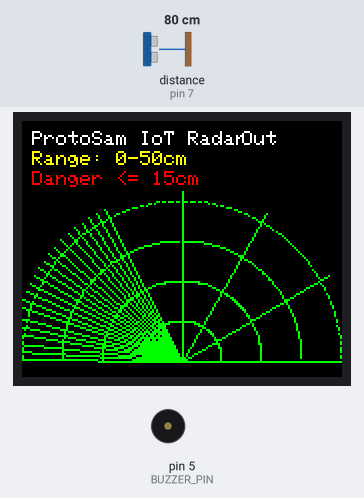
This sketch was run on a simulated Arduino Nano, built with avr-gcc and run on an emulated ATmega328P. Shown: 160×128 colour display, buzzer (waves = sounding, pin HIGH). Wiring (inferred from the names in the program): ultrasonic range finder: trigger pin 6; echo pin 7. Inputs (shaded band) come from the test bench; at power-on: distance to the obstacle (sensor on pin 7) 80 cm. The echo pulse lasts 58.3 µs per cm; pins used as bus, display or sensor lines are not drawn.

Above: at 3.1 s.
3.2 s: distance to the obstacle (sensor on pin 7) set to 18 cm
At 3.3 s:
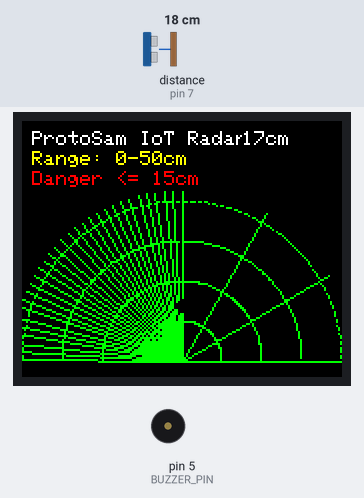
5.0 s: distance to the obstacle (sensor on pin 7) set to 14 cm
At 7.08 s:
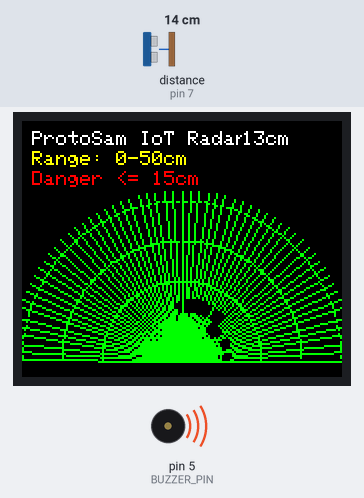
7.2 s: distance to the obstacle (sensor on pin 7) set to 60 cm
At 13.3 s:
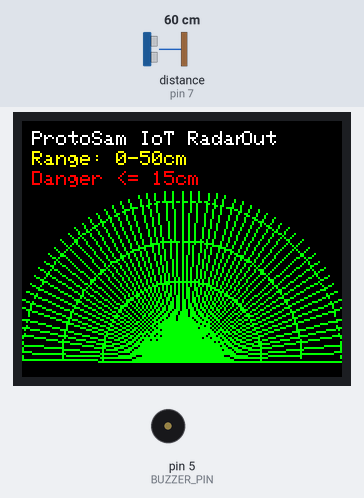
Timing chart, 0 to 14.8 s (numbered marks = the images above; inputs shaded):
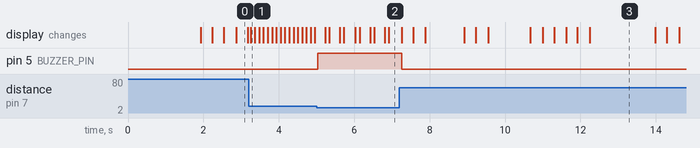

Measured:
- the behaviour switches between 17 and 16 cm on distance to the obstacle (sensor on pin 7) (found by bisection; images 1 and 2)
- after the input at 3.2 s, the display: changes after 0.05 s (image 1)
- after the input at 5.0 s, pin 5 (BUZZER_PIN): LOW → HIGH at once
- after the input at 7.2 s, pin 5 (BUZZER_PIN): HIGH → LOW after 0.07 s

The sketch:

TFT_Radar.ino
```cpp
/*
 * Project: Ultrasonic Radar System on 1.8" TFT Display (Semi-Circle Radar)
 * Microcontroller: Arduino Nano
 * Display: 1.8" TFT SPI Display (ST7735 - 128x160)
 * Sensor: HC-SR04 Ultrasonic Sensor
 * Alert: Buzzer (Danger Alert)
 * GitHub: https://github.com/ProtoSamIoT
 * YouTube: https://www.youtube.com/@protosamiot
 * Date: January 29, 2026
 *
 * Description:
 * This project creates a live Ultrasonic Radar system using an Arduino Nano,
 * a 1.8" SPI TFT display (ST7735), an HC-SR04 ultrasonic sensor, and a buzzer.
 * The TFT display shows a semi-circle radar interface with a sweeping scan line.
 * The object distance is measured in real-time and displayed as a red dot on the radar.
 *
 * Features:
 * - Semi-circle radar UI with scan sweep animation
 * - Live distance measurement (0 to 50 cm range)
 * - Red dot marks object position on radar (LIVE ONLY)
 * - Danger alert at <= 15 cm:
 *   - Continuous buzzer ON
 *   - Red dot blinks for warning indication
 */

#include <SPI.h>
#include <Adafruit_GFX.h>
#include <Adafruit_ST7735.h>
#include <math.h>

/* TFT Pins (Same connections as your previous TFT project) */
#define TFT_CS   10
#define TFT_DC    8
#define TFT_RST   9

Adafruit_ST7735 tft = Adafruit_ST7735(TFT_CS, TFT_DC, TFT_RST);

/* Ultrasonic Pins */
#define TRIG_PIN 6
#define ECHO_PIN 7

/* Buzzer Pin */
#define BUZZER_PIN 5

/* Colors (RGB565) */
#define BLACK   0x0000
#define GREEN   0x07E0
#define RED     0xF800
#define WHITE   0xFFFF
#define CYAN    0x07FF
#define YELLOW  0xFFE0

/* Radar Settings */
#define MAX_DISTANCE_CM      50
#define DANGER_DISTANCE_CM   15

/* Display size in Landscape Mode */
const int SCREEN_W = 160;
const int SCREEN_H = 128;

/* Radar center point (bottom middle of screen) */
const int CX = 80;
const int CY = 120;

/* Radar radius (REDUCED to avoid overlapping with text) */
const int RADIUS = 85;

/* Blink control */
bool blinkState = false;
unsigned long lastBlinkTime = 0;

/* Track last drawn sweep */
int lastAngle = 180;

/* Locked object position */
bool objectLocked = false;
int lockedAngle = 270;
int lockedDistance = 999;

/* Track last drawn locked dot */
int lastDotX = -1;
int lastDotY = -1;

/* Function to read distance in cm from HC-SR04 */
long readDistanceCM() {
  digitalWrite(TRIG_PIN, LOW);
  delayMicroseconds(2);

  digitalWrite(TRIG_PIN, HIGH);
  delayMicroseconds(10);
  digitalWrite(TRIG_PIN, LOW);

  long duration = pulseIn(ECHO_PIN, HIGH, 25000); // timeout ~25ms
  if (duration == 0) return 999; // No echo detected

  long distance = duration * 0.034 / 2;
  return distance;
}

/* Startup Screen */
void showStartupScreen() {
  tft.fillScreen(BLACK);
  tft.setTextSize(2);
  tft.setTextColor(CYAN);
  tft.setCursor(10, 45);
  tft.print("Radar by");

  tft.setTextColor(WHITE);
  tft.setCursor(10, 70);
  tft.print("ProtoSam IoT");

  delay(1500);
}

/* Draw radar background (semi-circle + range arcs + angle lines) */
void drawRadarBackground() {
  tft.fillScreen(BLACK);

  // Radar Title
  tft.setTextSize(1);
  tft.setTextColor(WHITE);
  tft.setCursor(5, 5);
  tft.print("ProtoSam IoT Radar");

  // Range text
  tft.setCursor(5, 15);
  tft.setTextColor(YELLOW);
  tft.print("Range: 0-50cm");

  tft.setCursor(5, 25);
  tft.setTextColor(RED);
  tft.print("Danger <= 15cm");

  // Semi-circle arcs (SOLID)
  for (int r = 20; r < RADIUS; r += 20) {
    for (int a = 180; a <= 360; a++) {
      float rad = a * DEG_TO_RAD;
      int x = CX + r * cos(rad);
      int y = CY + r * sin(rad);

      if (x >= 0 && x < SCREEN_W && y >= 0 && y < SCREEN_H) {
        tft.drawPixel(x, y, GREEN);
      }
    }
  }

  // Angle lines (SOLID)
  for (int a = 180; a <= 360; a += 30) {
    float rad = a * DEG_TO_RAD;
    int x2 = CX + RADIUS * cos(rad);
    int y2 = CY + RADIUS * sin(rad);
    tft.drawLine(CX, CY, x2, y2, GREEN);
  }
}

/* Draw radar sweep line */
void drawSweepLine(int angle, uint16_t color) {
  float rad = angle * DEG_TO_RAD;
  int x2 = CX + RADIUS * cos(rad);
  int y2 = CY + RADIUS * sin(rad);
  tft.drawLine(CX, CY, x2, y2, color);
}

/*
  PERFECT FIX (NO FLICKER):
  We erase sweep line by drawing BLACK line,
  then redraw radar background pattern at same angle in GREEN.
*/
void eraseSweepLine(int angle) {
  drawSweepLine(angle, BLACK);  // erase sweep
  drawSweepLine(angle, GREEN);  // restore radar solid
}

/* Get dot position */
bool getDotPosition(int angle, int distanceCM, int &x, int &y) {
  if (distanceCM > MAX_DISTANCE_CM) return false;

  int r = map(distanceCM, 0, MAX_DISTANCE_CM, 0, RADIUS);

  float rad = angle * DEG_TO_RAD;
  x = CX + r * cos(rad);
  y = CY + r * sin(rad);

  return true;
}

/* Draw dot */
void drawDot(int x, int y, uint16_t color) {
  tft.fillCircle(x, y, 3, color);
}

/* Erase old locked dot WITHOUT damaging radar background */
void eraseOldDot() {
  if (lastDotX != -1 && lastDotY != -1) {
    tft.fillCircle(lastDotX, lastDotY, 3, BLACK);

    // Restore green radar pixels under the dot
    for (int a = 180; a <= 360; a += 1) {
      for (int r = 20; r < RADIUS; r += 20) {
        float rad = a * DEG_TO_RAD;
        int x = CX + r * cos(rad);
        int y = CY + r * sin(rad);

        if (abs(x - lastDotX) <= 3 && abs(y - lastDotY) <= 3) {
          tft.drawPixel(x, y, GREEN);
        }
      }
    }

    // Restore angle lines under dot
    for (int a = 180; a <= 360; a += 30) {
      float rad = a * DEG_TO_RAD;
      int x2 = CX + RADIUS * cos(rad);
      int y2 = CY + RADIUS * sin(rad);
      tft.drawLine(CX, CY, x2, y2, GREEN);
    }
  }
}

/* Show distance text on top right */
void showDistanceText(int distanceCM) {
  tft.fillRect(110, 5, 50, 15, BLACK);
  tft.setTextSize(1);
  tft.setTextColor(WHITE);
  tft.setCursor(110, 5);

  if (distanceCM > MAX_DISTANCE_CM) {
    tft.print("Out");
  } else {
    tft.print(distanceCM);
    tft.print("cm");
  }
}

void setup() {
  pinMode(TRIG_PIN, OUTPUT);
  pinMode(ECHO_PIN, INPUT);

  pinMode(BUZZER_PIN, OUTPUT);
  digitalWrite(BUZZER_PIN, LOW);

  tft.initR(INITR_BLACKTAB);
  tft.setRotation(1); // Landscape Mode

  // Startup screen first
  showStartupScreen();

  // Draw radar background ONCE (solid, no flicker)
  drawRadarBackground();

  // Draw first sweep line
  drawSweepLine(lastAngle, CYAN);
}

void loop() {

  // Sweep from 180 to 360
  for (int angle = 180; angle <= 360; angle += 3) {

    eraseSweepLine(lastAngle);
    eraseOldDot();

    int dist = readDistanceCM();
    showDistanceText(dist);

    drawSweepLine(angle, CYAN);

    // ✅ FIX: LIVE ONLY (No storing last position)
    if (dist <= MAX_DISTANCE_CM) {
      objectLocked = true;
      lockedAngle = angle;
      lockedDistance = dist;
    } else {
      objectLocked = false;
      lockedDistance = 999;
    }

    // Continuous buzzer ON when danger
    if (dist <= DANGER_DISTANCE_CM) {
      digitalWrite(BUZZER_PIN, HIGH);
    } else {
      digitalWrite(BUZZER_PIN, LOW);
    }

    // Blink only in danger
    if (lockedDistance <= DANGER_DISTANCE_CM) {
      if (millis() - lastBlinkTime > 150) {
        blinkState = !blinkState;
        lastBlinkTime = millis();
      }
    } else {
      blinkState = true;
    }

    // Draw dot only when object is currently detected
    int x, y;
    if (objectLocked && getDotPosition(lockedAngle, lockedDistance, x, y)) {
      if (blinkState) {
        drawDot(x, y, RED);
        lastDotX = x;
        lastDotY = y;
      } else {
        lastDotX = -1;
        lastDotY = -1;
      }
    } else {
      lastDotX = -1;
      lastDotY = -1;
    }

    lastAngle = angle;
    delay(30);
  }

  // Sweep back from 360 to 180
  for (int angle = 360; angle >= 180; angle -= 3) {

    eraseSweepLine(lastAngle);
    eraseOldDot();

    int dist = readDistanceCM();
    showDistanceText(dist);

    drawSweepLine(angle, CYAN);

    // ✅ FIX: LIVE ONLY (No storing last position)
    if (dist <= MAX_DISTANCE_CM) {
      objectLocked = true;
      lockedAngle = angle;
      lockedDistance = dist;
    } else {
      objectLocked = false;
      lockedDistance = 999;
    }

    if (dist <= DANGER_DISTANCE_CM) {
      digitalWrite(BUZZER_PIN, HIGH);
    } else {
      digitalWrite(BUZZER_PIN, LOW);
    }

    if (lockedDistance <= DANGER_DISTANCE_CM) {
      if (millis() - lastBlinkTime > 150) {
        blinkState = !blinkState;
        lastBlinkTime = millis();
      }
    } else {
      blinkState = true;
    }

    int x, y;
    if (objectLocked && getDotPosition(lockedAngle, lockedDistance, x, y)) {
      if (blinkState) {
        drawDot(x, y, RED);
        lastDotX = x;
        lastDotY = y;
      } else {
        lastDotX = -1;
        lastDotY = -1;
      }
    } else {
      lastDotX = -1;
      lastDotY = -1;
    }

    lastAngle = angle;
    delay(30);
  }
}
```
